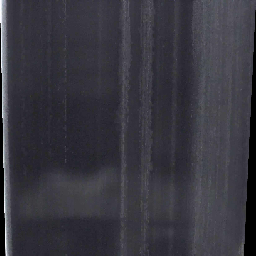
#> input picture anomaly_model/crops/train/good/20260201_012403_872621_jpg.rf.004f58d4d7961291fb800dfbba19113b.png, 256 x 256 px; its folder holds only this picture in this run
$ python rebuild_normal_crops.py   (older library calls are emulated)
#> lines starting #> are read from the running program, lines starting #| are printed output that depends on the picture
"""
rebuild_normal_crops.py
Selects low-texture (undamaged) belt crops using Laplacian variance,
rebuilds the PatchCore training folder with only those images.
"""
import cv2, shutil, numpy as np
from pathlib import Path

LAP_THRESHOLD = 30   # images below this are considered "normal"

src   = Path("anomaly_model/crops/train/good")
crops = list(src.glob("*.png"))

scores = {}
for cp in crops:
    img = cv2.imread(str(cp), cv2.IMREAD_GRAYSCALE)
#> img: shape (256, 256); min 0, max 254, mean 56.1
    if img is None: continue
    h, w = img.shape
#> h = 256; w = 256
    strip = img[h//4:3*h//4, w//4:3*w//4]
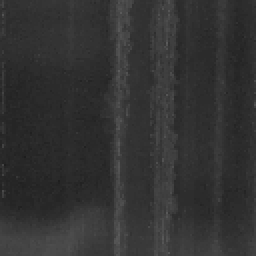
#> strip: shape (128, 128) (shown 2 times larger); min 29, max 92, mean 50.5
    scores[cp.name] = cv2.Laplacian(strip, cv2.CV_64F).var()

normal = [n for n, v in scores.items() if v < LAP_THRESHOLD]
#> normal = []
damaged = [n for n, v in scores.items() if v >= LAP_THRESHOLD]
#> damaged = 1 item

print(f"Total crops   : {len(crops)}")
print(f"Normal (<{LAP_THRESHOLD}) : {len(normal)}")
#| Normal (<30) : 0
print(f"Damaged (≥{LAP_THRESHOLD}): {len(damaged)}")
#| Damaged (≥30): 1

# --- Rebuild folder structure ---
new_good  = Path("anomaly_model/crops_clean/train/good")
test_norm = Path("anomaly_model/crops_clean/test/normal")
test_anom = Path("anomaly_model/crops_clean/test/anomaly")

for d in [new_good, test_norm, test_anom]:
    shutil.rmtree(d, ignore_errors=True)
    d.mkdir(parents=True)

import random
random.seed(42)
random.shuffle(normal)
n_val = max(1, int(len(normal) * 0.1))
#> n_val = 1
val_names   = set(normal[:n_val])
#> val_names = 0 items
train_names = set(normal[n_val:])
#> train_names = 0 items

for name in train_names:
    shutil.copy2(src / name, new_good / name)
#> this loop made 0 passes
for name in val_names:
    shutil.copy2(src / name, test_norm / name)

# Use a few damaged crops as "anomaly" test set (for threshold calibration)
for name in damaged[:5]:
    shutil.copy2(src / name, test_anom / name)
#> this loop made 1 pass

print(f"\nRebuilt crops_clean/")
print(f"  train/good   : {len(list(new_good.glob('*.png')))} images")
print(f"  test/normal  : {len(list(test_norm.glob('*.png')))} images")
print(f"  test/anomaly : {len(list(test_anom.glob('*.png')))} images  ← REAL damaged samples")
print("\nNext: python patchcore_fit_clean.py")
